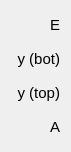
    <widget class="QWidget" name="layoutWidget_10">
     <property name="geometry">
      <rect>
       <x>360</x>
       <y>50</y>
       <width>71</width>
       <height>132</height>
      </rect>
     </property>
     <layout class="QVBoxLayout" name="verticalLayout_14">
      <item>
       <widget class="QLabel" name="elasticmodvar">
        <property name="minimumSize">
         <size>
          <width>0</width>
          <height>28</height>
         </size>
        </property>
        <property name="maximumSize">
         <size>
          <width>16777215</width>
          <height>28</height>
         </size>
        </property>
        <property name="font">
         <font>
          <pointsize>11</pointsize>
         </font>
        </property>
        <property name="text">
         <string>E</string>
        </property>
        <property name="alignment">
         <set>Qt::AlignRight|Qt::AlignTrailing|Qt::AlignVCenter</set>
        </property>
       </widget>
      </item>
      <item>
       <widget class="QLabel" name="bottomtocentroidvar">
        <property name="minimumSize">
         <size>
          <width>0</width>
          <height>28</height>
         </size>
        </property>
        <property name="maximumSize">
         <size>
          <width>16777215</width>
          <height>28</height>
         </size>
        </property>
        <property name="font">
         <font>
          <pointsize>11</pointsize>
         </font>
        </property>
        <property name="text">
         <string>y (bot)</string>
        </property>
        <property name="alignment">
         <set>Qt::AlignRight|Qt::AlignTrailing|Qt::AlignVCenter</set>
        </property>
       </widget>
      </item>
      <item>
       <widget class="QLabel" name="toptocentroidvar">
        <property name="minimumSize">
         <size>
          <width>0</width>
          <height>28</height>
         </size>
        </property>
        <property name="maximumSize">
         <size>
          <width>16777215</width>
          <height>28</height>
         </size>
        </property>
        <property name="font">
         <font>
          <pointsize>11</pointsize>
         </font>
        </property>
        <property name="text">
         <string>y (top)</string>
        </property>
        <property name="alignment">
         <set>Qt::AlignRight|Qt::AlignTrailing|Qt::AlignVCenter</set>
        </property>
       </widget>
      </item>
      <item>
       <widget class="QLabel" name="areavar">
        <property name="minimumSize">
         <size>
          <width>0</width>
          <height>28</height>
         </size>
        </property>
        <property name="maximumSize">
         <size>
          <width>16777215</width>
          <height>28</height>
         </size>
        </property>
        <property name="font">
         <font>
          <pointsize>11</pointsize>
         </font>
        </property>
        <property name="text">
         <string>A</string>
        </property>
        <property name="alignment">
         <set>Qt::AlignRight|Qt::AlignTrailing|Qt::AlignVCenter</set>
        </property>
       </widget>
      </item>
     </layout>
    </widget>
